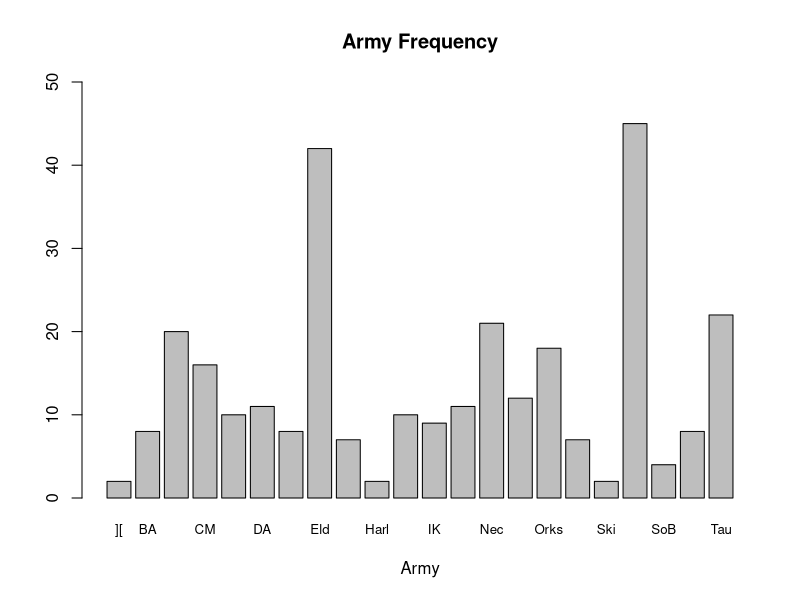
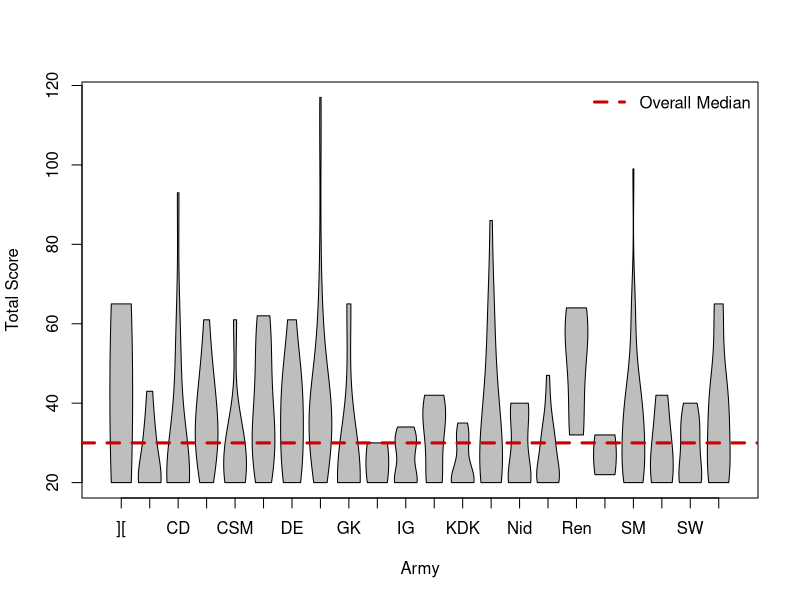
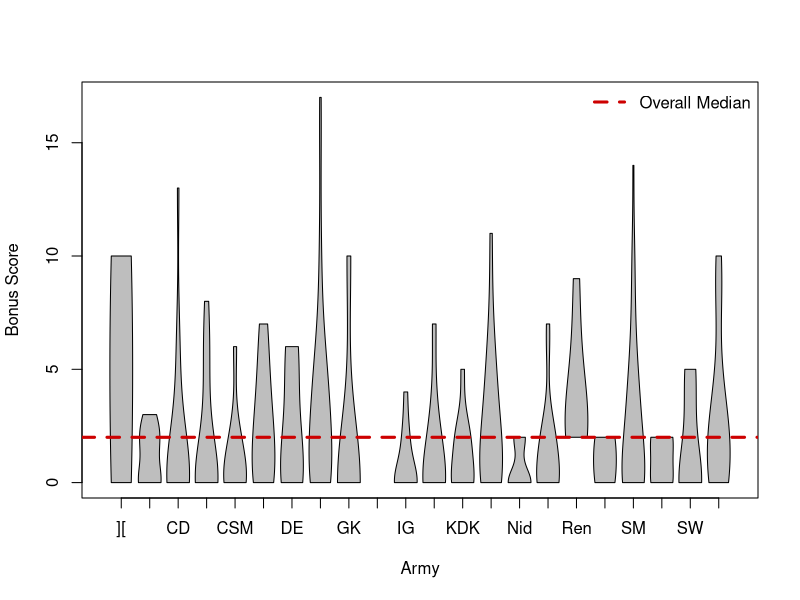
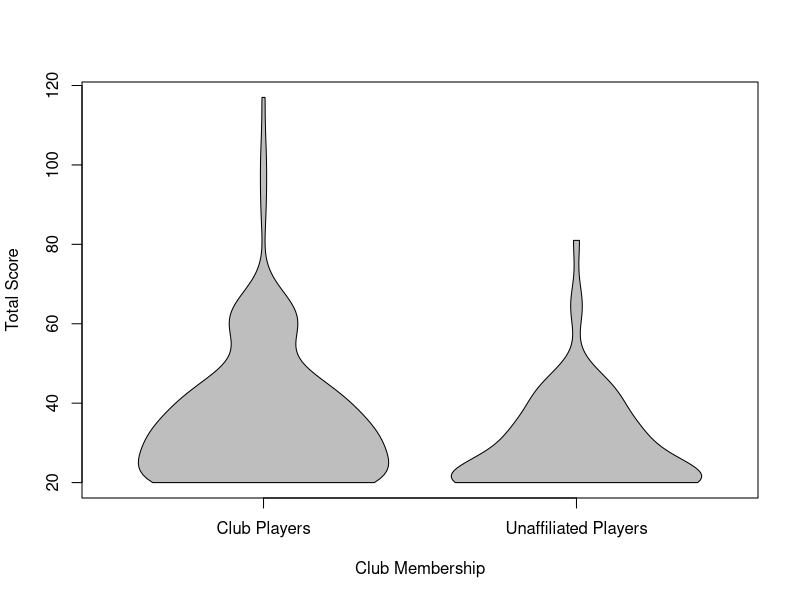

Write R code to recreate these figures, in order.
# Import packages
library(vioplot)

LVO <- read.csv("LVO2016.csv")

# Overall Numbers of Each Army
counts <- table(LVO$Army)
barplot(counts, main="Army Frequency", 
        xlab="Army",ylim=c(0,50),cex.names=0.80)

# Make Data Sets for Each Army
BA <- subset(LVO, Army=="BA")
CSM <- subset(LVO, Army=="CSM")
DA <- subset(LVO, Army=="DA")
CD <- subset(LVO, Army=="CD")
DE <- subset(LVO, Army=="DE")
Eld <- subset(LVO, Army=="Eld")
GK <- subset(LVO, Army=="GK")
IG <- subset(LVO, Army=="IG")
Nec <- subset(LVO, Army=="Nec")
O <- subset(LVO, Army=="Orks")
SM <- subset(LVO, Army=="SM")
SoB <- subset(LVO, Army=="SoB")
SW <- subset(LVO, Army=="SW")
Tau <- subset(LVO, Army=="Tau")
Nids <- subset(LVO, Army=="Nids")
IK <- subset(LVO, Army=="IK")
Inq <- subset(LVO, Army=="][")
KDK <- subset(LVO, Army=="KDK")
Harl <- subset(LVO, Army=="Harl")
Mec <- subset(LVO, Army=="CM")
Skit <- subset(LVO, Army=="Ski")
Ren <- subset(LVO, Army=="Ren")

overallmedian <- median(LVO$Total)

vioplot(Inq$Total,BA$Total,CD$Total,Mec$Total,CSM$Total,DA$Total,DE$Total,Eld$Total,GK$Total,Harl$Total,
        IG$Total,IK$Total,KDK$Total,Nec$Total,Nids$Total,O$Total,Ren$Total,
        Skit$Total,SM$Total, SoB$Total,SW$Total,Tau$Total,col="Grey",drawRect="False", 
        names=c("][","BA","CD","CM","CSM","DA","DE","Eld","GK", "Har","IG","IK","KDK",
        "Nec","Nid","Ork","Ren","Ski","SM","SoB","SW","Tau")
        )

title(xlab="Army",ylab="Total Score")
abline(h=overallmedian,col="red3",lwd=3,lty=2)
legend("topright",c("Overall Median"),lwd=3,col=c("Red3"),lty=c(2),bty='n')

OverallTest <- kruskal.test(LVO$Total,LVO$Army)

vioplot(Inq$Bonus,BA$Bonus,CD$Bonus,Mec$Bonus,CSM$Bonus,DA$Bonus,DE$Bonus,Eld$Bonus,GK$Bonus,Harl$Bonus,
        IG$Bonus,IK$Bonus,KDK$Bonus,Nec$Bonus,Nids$Bonus,O$Bonus,Ren$Bonus,
        Skit$Bonus,SM$Bonus, SoB$Bonus,SW$Bonus,Tau$Bonus,col="Grey",drawRect="False", 
        names=c("][","BA","CD","CM","CSM","DA","DE","Eld","GK", "Har","IG","IK","KDK",
                "Nec","Nid","Ork","Ren","Ski","SM","SoB","SW","Tau")
)

bonusmedian <- median(LVO$Bonus)
title(xlab="Army",ylab="Bonus Score")
abline(h=bonusmedian,col="red3",lwd=3,lty=2)
legend("topright",c("Overall Median"),lwd=3,col=c("Red3"),lty=c(2),bty='n')

## Clubs
percent_clubs <- mean(LVO$Team)
ClubNo <- subset(LVO, Team==0)$Total
ClubYes <- subset(LVO, Team==1)$Total
ClubNoMedian <- median(ClubNo)
ClubYesMedian <- median(ClubYes)
ClubTest <- kruskal.test(LVO$Total,LVO$Team)
vioplot(ClubYes,ClubNo,names=c("Club Players","Unaffiliated Players"),col="Grey",drawRect=FALSE)
title(xlab="Club Membership",ylab="Total Score")
